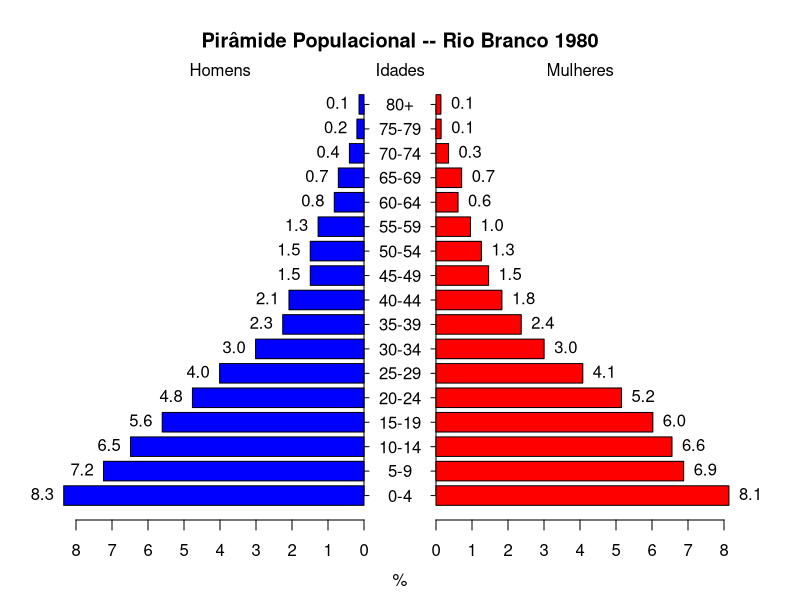
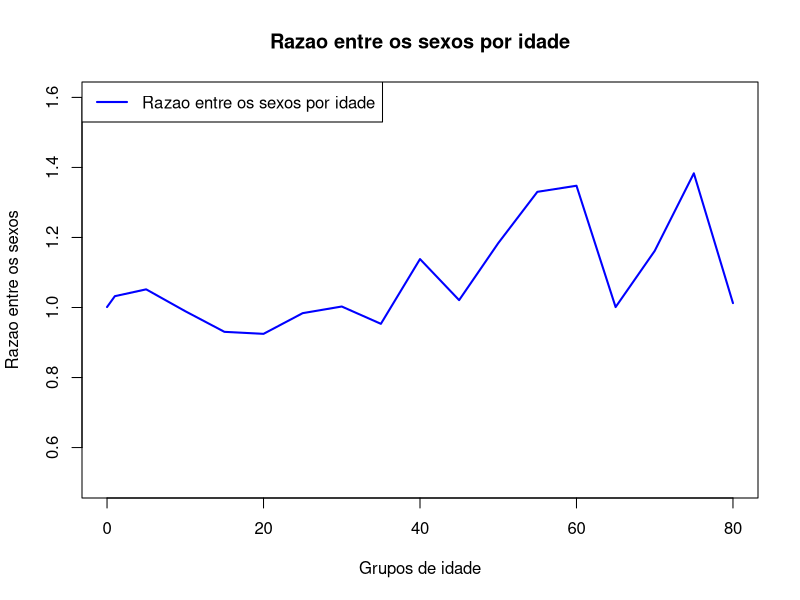
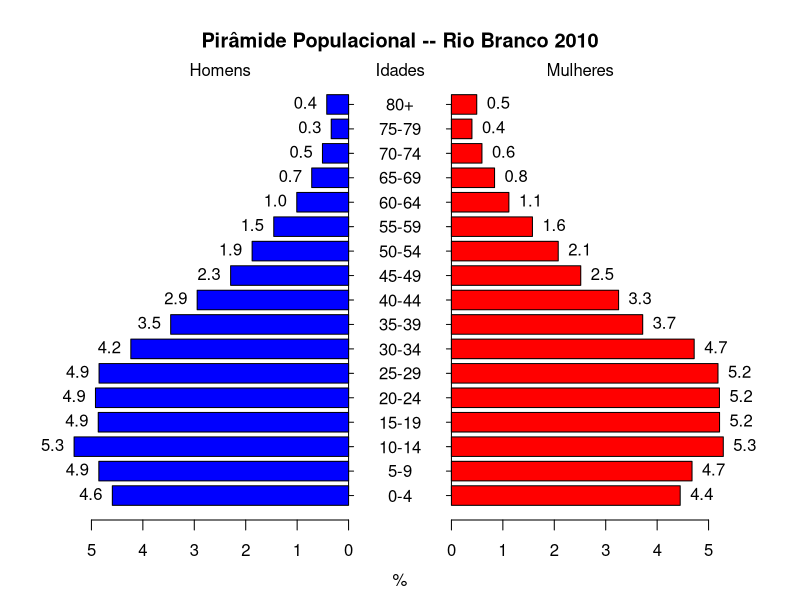
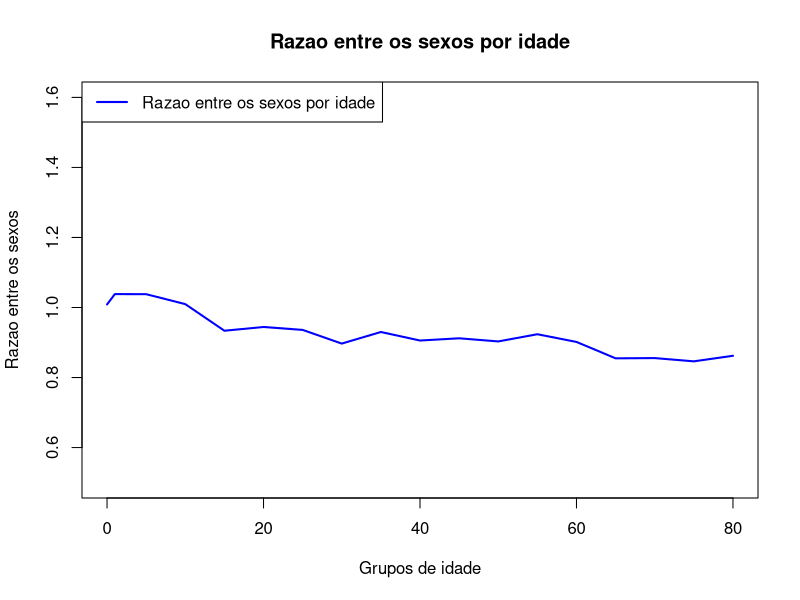
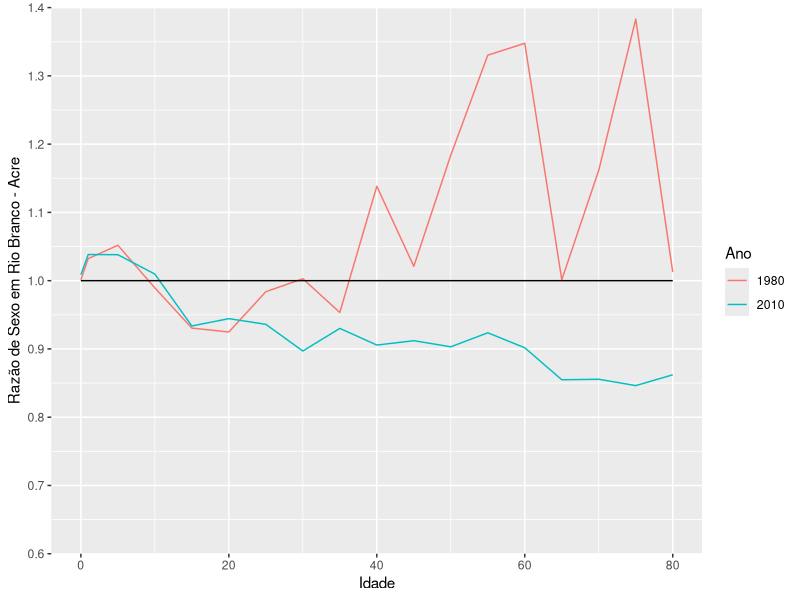

The R script that drew these images, in order:
## ---- chunk 1
rb1980 <- read.csv('Acre1980.csv',sep=';', skip=6, nrows=33, header=F)
colnames(rb1980) = c('Idade','Masculino','Feminino','Total') 

rownames(rb1980) = rb1980$Idade
rb1980 = rb1980[,-1]

grupo_idade = cut(rep(0:32),breaks=c(0,0.99,4,9,14,19,20,21,22,23,24,25,26,27,28,29,30,31,32),include.lowest = T)

rb1980.n = aggregate(rb1980,list(Idade=grupo_idade),sum)

rb1980.n$Idade = c(0,1,5,10,15,20,25,30,35,40,45,50,55,60,65,70,75,80)

rb1980.n.1 = with(rb1980.n, colSums(rb1980.n[rb1980.n$Idade<5,2:3]))

rb1980.n.2 = rb1980.n[-(1:2),2:3]

rb1980.p = rbind(rb1980.n.1,rb1980.n.2)/sum(rb1980$Total)

rb1980.p$idade = c(0,5,10,15,20,25,30,35,40,45,50,55,60,65,70,75,80)

library(plotrix)
idades = c("0-4","5-9","10-14","15-19","20-24","25-29","30-34",
           "35-39","40-44","45-49","50-54","55-59","60-64","65-69","70-74",
           "75-79","80+")

windows(height=10,width=15)
pyramid.plot(rb1980.p$Masculino*100,rb1980.p$Feminino*100,labels=idades,unit='%',
             main="Pirâmide Populacional -- Rio Branco 1980", 
             top.labels=c("Homens","Idades","Mulheres"),lxcol='blue',rxcol='red',
             gap=1,show.values=TRUE)

RS = rb1980.n$Masculino/rb1980.n$Feminino

idad = c("0","1-4","5-9","10-14","15-19","20-24","25-29","30-34",
         "35-39","40-44","45-49","50-54","55-59","60-64","65-69","70-74",
         "75-79","80+")

windows(height=10, width=15)
plot(c(0,1,seq(5,80,5)),RS,type='l', ylim=c(0.5,1.6), lwd=2, col='blue',
     ylab='Razao entre os sexos',xlab='Grupos de idade', 
     main='Razao entre os sexos por idade')
legend('topleft',legend='Razao entre os sexos por idade',lwd=2, col='blue')

Jovens = with(rb1980.n, sum(rb1980.n[rb1980.n$Idade<15,4]))
Idosos = with(rb1980.n, sum(rb1980.n[rb1980.n$Idade>60, 4]))

pop.ativa = with(rb1980.n, sum(rb1980.n[rb1980.n$Idade>10 & Idade<65,4]))

RD.jovens = (Jovens/pop.ativa)*100
RD.idosos = (Idosos/pop.ativa)*100

df_rb1980 = data.frame(RD_Jovens = RD.jovens, RD_Idosos = RD.idosos, RS_Nascer = RS[1], Pop_Total = sum(rb1980$Total))
RS_1980 = RS

df_rb1980
## ---- chunk 2
rb2010 <- read.csv('Acre2010.csv',sep=';', skip=6, nrows=33, header=F)
colnames(rb2010) = c('Idade','Masculino','Feminino','Total') 

rownames(rb2010) = rb2010$Idade
rb2010 = rb2010[,-1]

grupo_idade = cut(rep(0:32),breaks=c(0,0.99,4,9,14,19,20,21,22,23,24,25,26,27,28,29,30,31,32),include.lowest = T)

rb2010.n = aggregate(rb2010,list(Idade=grupo_idade),sum)

rb2010.n$Idade = c(0,1,5,10,15,20,25,30,35,40,45,50,55,60,65,70,75,80)

rb2010.n.1 = with(rb2010.n, colSums(rb2010.n[rb2010.n$Idade<5,2:3]))

rb2010.n.2 = rb2010.n[-(1:2),2:3]

rb2010.p = rbind(rb2010.n.1,rb2010.n.2)/sum(rb2010$Total)

rb2010.p$idade = c(0,5,10,15,20,25,30,35,40,45,50,55,60,65,70,75,80)

library(plotrix)
idades = c("0-4","5-9","10-14","15-19","20-24","25-29","30-34",
           "35-39","40-44","45-49","50-54","55-59","60-64","65-69","70-74",
           "75-79","80+")

windows(height=10,width=15)
pyramid.plot(rb2010.p$Masculino*100,rb2010.p$Feminino*100,labels=idades,unit='%',
             main="Pirâmide Populacional -- Rio Branco 2010", 
             top.labels=c("Homens","Idades","Mulheres"),lxcol='blue',rxcol='red',
             gap=1,show.values=TRUE)

RS = rb2010.n$Masculino/rb2010.n$Feminino

idad = c("0","1-4","5-9","10-14","15-19","20-24","25-29","30-34",
         "35-39","40-44","45-49","50-54","55-59","60-64","65-69","70-74",
         "75-79","80+")

windows(height=10, width=15)
plot(c(0,1,seq(5,80,5)),RS,type='l', ylim=c(0.5,1.6), lwd=2, col='blue',
     ylab='Razao entre os sexos',xlab='Grupos de idade', 
     main='Razao entre os sexos por idade')
legend('topleft',legend='Razao entre os sexos por idade',lwd=2, col='blue')

Jovens = with(rb2010.n, sum(rb2010.n[rb2010.n$Idade<15,4]))
Idosos = with(rb2010.n, sum(rb2010.n[rb2010.n$Idade>60, 4]))

pop.ativa = with(rb2010.n, sum(rb2010.n[rb2010.n$Idade>10 & Idade<65,4]))

RD.jovens = (Jovens/pop.ativa)*100
RD.idosos = (Idosos/pop.ativa)*100

df_rb2010 = data.frame(RD_Jovens = RD.jovens, RD_Idosos = RD.idosos, RS_Nascer = RS[1], Pop_Total = sum(rb2010$Total))
RS_2010 = RS

df_rb2010
## ---- chunk 3
pop_rb1980 = df_rb1980[1,4] |> unlist()
pop_rb2010 = df_rb2010[1,4] |> unlist()
TaxaCrescimento_geo = (((pop_rb2010/pop_rb1980)^(1/30))-1)*100
TaxaCrescimento_exp = (log(pop_rb2010/pop_rb1980)/11)*100
## ---- chunk 4
library(tidyverse)

df_RS = rbind(cbind(RS_2010, rep(2010, 18), rb1980.n$Idade),
              cbind(RS_1980, rep(1980, 18), rb1980.n$Idade))

df_RS = as.data.frame(df_RS)
colnames(df_RS) = c("RS", "Ano", "Idade")
df_RS$Ano = as.factor(df_RS$Ano)

ggplot()+
  geom_line(data = (df_RS |> filter(Ano == 1980)), aes(x = Idade, y = RS, color = Ano))+
  geom_line(data = (df_RS |> filter(Ano == 2010)), aes(x = Idade, y = RS, color = Ano))+
  geom_line(aes(x = rb1980.n$Idade, y = 1))+
  scale_y_continuous(limits = c(0.6, 1.4), expand = c(0, 0), breaks = seq(0.6, 1.4, 0.1))+
  ylab("Razão de Sexo em Rio Branco - Acre")
  
## ---- chunk 5
library(kableExtra)

df_RD = rbind(df_rb1980, df_rb2010)
rownames(df_RD) = c("1980", "2010")
df_RD$RS_Nascer = df_RD$RD_Jovens + df_RD$RD_Idosos
colnames(df_RD) = c("Razão de Dependência de Jovens", "Razão de Dependência de Idosos",
                    "Razão de Dependência Total", "População Total")



tabela <- kable(df_RD, booktabs = TRUE) %>%
  kable_styling(latex_options = "striped", full_width = FALSE)

tabela
